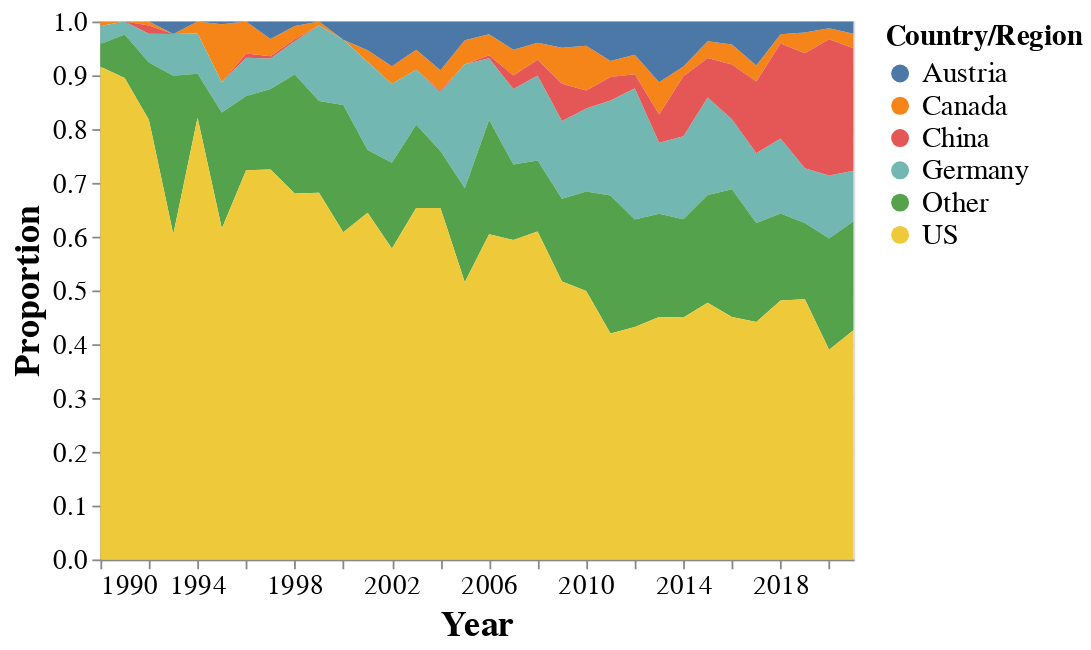

Notebook code for this chart:
### Code cell
source = cntry_ts_prop_df

chart2 = alt.Chart(source).mark_area().encode(
    x="Year:T",
    y=alt.Y(
        "ratio:Q",
        title = 'Proportion'
    ),
    color=alt.Color(
        "country:N",
        title = 'Country/Region',
    )
).configure_axis(
    labelFontSize=15,
    titleFontSize=20
).configure_legend(
    titleFontSize=16,
    labelFontSize=16
).configure_title(
    anchor='start',
    fontSize=20
).properties(
    width=420
)

chart2

### Figure 1 — Vega-Lite specification as saved in the notebook (floating-point values rounded to 4 significant figures; data arrays with more than 128 entries replaced by an {"elided": "..."} marker saying what was removed)
{"config": {"view": {"continuousWidth": 400, "continuousHeight": 300}, "axis": {"labelFontSize": 15, "titleFontSize": 20}, "legend": {"labelFontSize": 16, "titleFontSize": 16}, "title": {"anchor": "start", "fontSize": 20}}, "data": {"name": "data-451bd6918b75a29d1f7cb7054ced1527"}, "mark": "area", "encoding": {"color": {"field": "country", "title": "Country/Region", "type": "nominal"}, "x": {"field": "Year", "type": "temporal"}, "y": {"field": "ratio", "title": "Proportion", "type": "quantitative"}}, "width": 420, "$schema": "https://vega.github.io/schema/vega-lite/v4.17.0.json", "datasets": {"data-451bd6918b75a29d1f7cb7054ced1527": {"elided": "172 records"}}}
